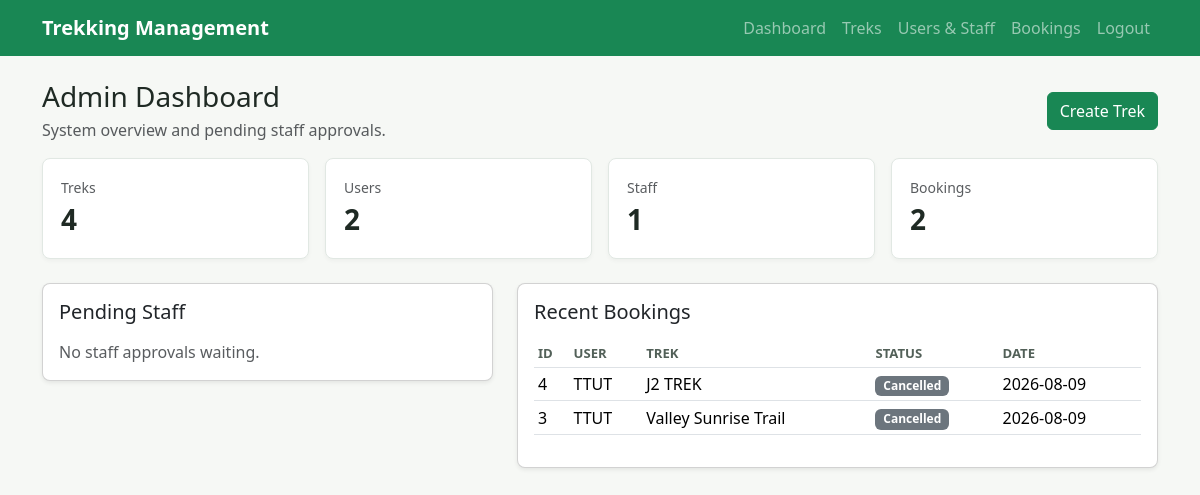
The page /admin (signed in) on the database its author committed.
### tables this page shows
CREATE TABLE bookings (
            id INTEGER PRIMARY KEY AUTOINCREMENT,
            user_id INTEGER NOT NULL,
            trek_id INTEGER NOT NULL,
            booking_date TEXT NOT NULL,
            status TEXT NOT NULL DEFAULT 'Booked'
                CHECK (status IN ('Booked', 'Cancelled', 'Completed')),
            FOREIGN KEY (user_id) REFERENCES users (id) ON DELETE CASCADE,
            FOREIGN KEY (trek_id) REFERENCES treks (id) ON DELETE CASCADE
        );

CREATE TABLE users (
            id INTEGER PRIMARY KEY AUTOINCREMENT,
            name TEXT NOT NULL,
            email TEXT NOT NULL UNIQUE,
            password_hash TEXT NOT NULL,
            role TEXT NOT NULL CHECK (role IN ('admin', 'staff', 'user')),
            contact TEXT,
            status TEXT NOT NULL DEFAULT 'approved'
                CHECK (status IN ('pending', 'approved', 'blacklisted')),
            created_at TEXT NOT NULL
        );

CREATE TABLE "treks" (
            id INTEGER PRIMARY KEY AUTOINCREMENT,
            name TEXT NOT NULL,
            location TEXT NOT NULL,
            difficulty TEXT NOT NULL CHECK (difficulty IN ('Easy', 'Moderate', 'Hard')),
            duration_days INTEGER NOT NULL CHECK (duration_days > 0),
            available_slots INTEGER NOT NULL CHECK (available_slots >= 0),
            assigned_staff_id INTEGER,
            status TEXT NOT NULL DEFAULT 'Pending'
                CHECK (status IN ('Pending', 'Approved', 'Open', 'Ongoing', 'Closed', 'Completed')),
            start_date TEXT NOT NULL,
            end_date TEXT NOT NULL,
            description TEXT,
            created_at TEXT NOT NULL,
            FOREIGN KEY (assigned_staff_id) REFERENCES users (id) ON DELETE SET NULL
        );

### app.py (the view)
    @app.route("/admin")
    @login_required("admin")
    def admin_dashboard():
        db = get_db()
        stats = {
            "treks": db.execute("SELECT COUNT(*) AS total FROM treks").fetchone()["total"],
            "users": db.execute("SELECT COUNT(*) AS total FROM users WHERE role = 'user'").fetchone()["total"],
            "staff": db.execute("SELECT COUNT(*) AS total FROM users WHERE role = 'staff'").fetchone()["total"],
            "bookings": db.execute("SELECT COUNT(*) AS total FROM bookings").fetchone()["total"],
        }
        pending_staff = db.execute(
            "SELECT * FROM users WHERE role = 'staff' AND status = 'pending' ORDER BY created_at DESC"
        ).fetchall()
        recent_bookings = db.execute(
            """
            SELECT b.*, u.name AS user_name, t.name AS trek_name
            FROM bookings b
            JOIN users u ON u.id = b.user_id
            JOIN treks t ON t.id = b.trek_id
            ORDER BY b.booking_date DESC, b.id DESC
            LIMIT 8
            """
        ).fetchall()
        return render_template(
            "admin/dashboard.html",
            stats=stats,
            pending_staff=pending_staff,
            recent_bookings=recent_bookings,
        )

### app.py (called while the page is built)
def create_app() -> Flask:
    app = Flask(__name__)
    app.config["SECRET_KEY"] = os.environ.get("SECRET_KEY", "dev-secret-change-me")
    app.config["DATABASE"] = DB_PATH
    os.makedirs(os.path.join(BASE_DIR, "instance"), exist_ok=True)
    @app.before_request
    def before_request() -> None:
        get_db()
    @app.teardown_appcontext
    def close_db(_error: Exception | None = None) -> None:
        db = g.pop("db", None)
        if db is not None:
            db.close()
    register_routes(app)
    with app.app_context():
        init_db()
        seed_data()
    return app

def get_db() -> sqlite3.Connection:
    if "db" not in g:
        g.db = sqlite3.connect(DB_PATH)
        g.db.row_factory = sqlite3.Row
        g.db.execute("PRAGMA foreign_keys = ON")
    return g.db

def current_user() -> sqlite3.Row | None:
    user_id = session.get("user_id")
    if not user_id:
        return None
    return get_db().execute("SELECT * FROM users WHERE id = ?", (user_id,)).fetchone()

### templates/admin/dashboard.html (shortened to what this page needs)
{% extends "base.html" %}
{% block content %}
<div class="d-flex justify-content-between align-items-center mb-3">
  <div>
    <h1 class="h3 mb-1">Admin Dashboard</h1>
    <p class="text-muted mb-0">System overview and pending staff approvals.</p>
  </div>
  <a class="btn btn-success" href="{{ url_for('create_trek') }}">Create Trek</a>
</div>
<div class="row g-3 mb-4">
  {% for label, value in {"Treks": stats.treks, "Users": stats.users, "Staff": stats.staff, "Bookings": stats.bookings}.items() %}
    <div class="col-6 col-lg-3">
      <div class="stat-card">
        <div class="text-muted small">{{ label }}</div>
        <div class="fs-3 fw-bold">{{ value }}</div>
      </div>
    </div>
  {% endfor %}
</div>
<div class="row g-4">
  <div class="col-lg-5">
    <div class="card shadow-sm">
      <div class="card-body">
        <h2 class="h5 mb-3">Pending Staff</h2>
        {% for staff in pending_staff %}
          <div class="d-flex justify-content-between align-items-center border-bottom py-2">
            <div>
              <div class="fw-semibold">{{ staff.name }}</div>
              <div class="small text-muted">{{ staff.email }}</div>
            </div>
            <form method="post" action="{{ url_for('update_user_status', user_id=staff.id) }}">
              <input type="hidden" name="status" value="approved">
              <button class="btn btn-sm btn-success" type="submit">Approve</button>
            </form>
          </div>
        {% else %}
          <p class="text-muted mb-0">No staff approvals waiting.</p>
        {% endfor %}
      </div>
    </div>
  </div>
  <div class="col-lg-7">
    <div class="card shadow-sm">
      <div class="card-body">
        <h2 class="h5 mb-3">Recent Bookings</h2>
        <div class="table-responsive">
          <table class="table table-sm align-middle">
            <thead>
              <tr><th>ID</th><th>User</th><th>Trek</th><th>Status</th><th>Date</th></tr>
            </thead>
            <tbody>
              {% for booking in recent_bookings %}
                <tr>
                  <td>{{ booking.id }}</td>
                  <td>{{ booking.user_name }}</td>
                  <td>{{ booking.trek_name }}</td>
                  <td><span class="badge text-bg-secondary">{{ booking.status }}</span></td>
                  <td>{{ booking.booking_date }}</td>
                </tr>
              {% else %}
                <tr><td colspan="5" class="text-muted">No bookings yet.</td></tr>
              {% endfor %}
            </tbody>
          </table>
        </div>
      </div>
    </div>
  </div>
</div>
{% endblock %}

### static/css/style.css (style rules this page uses)
:root { --page-bg: #f6f8f5; --forest: #198754; --ink: #1f2a24; }
body { background: var(--page-bg); color: var(--ink); }
.card, .stat-card { border-radius: 8px; }
.stat-card { background: #ffffff; border: 1px solid #e1e8e3; padding: 18px; box-shadow: 0 0.125rem 0.25rem rgba(0, 0, 0, 0.04); }
.table th { color: #526058; font-size: 0.82rem; text-transform: uppercase; }

### rows shown on the page
bookings: id "4", user_name "TTUT", trek_name "J2 TREK", status "Cancelled", booking_date "2026-08-09"
bookings: id "3", user_name "TTUT", trek_name "Valley Sunrise Trail", status "Cancelled", booking_date "2026-08-09"

### other values the page prints
{{ label }} "Treks" "Users" "Staff" "Bookings"
{{ value }} "4" "2" "1" "2"
